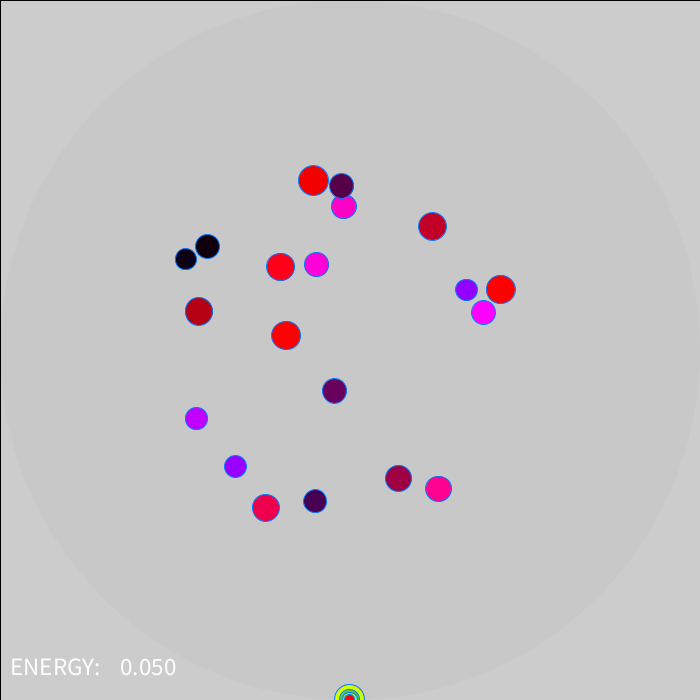
Frame 1 (no input)
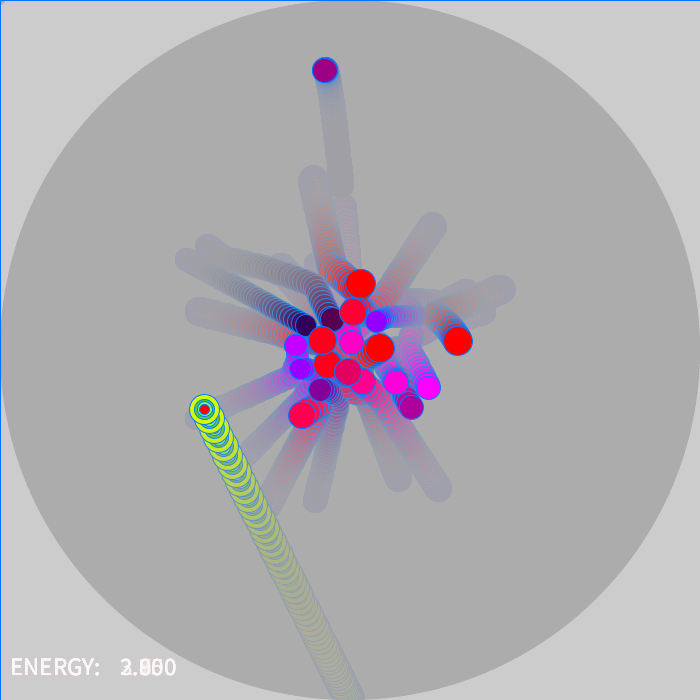
Frame 60 (the mouse pressed at the canvas centre just before this capture)
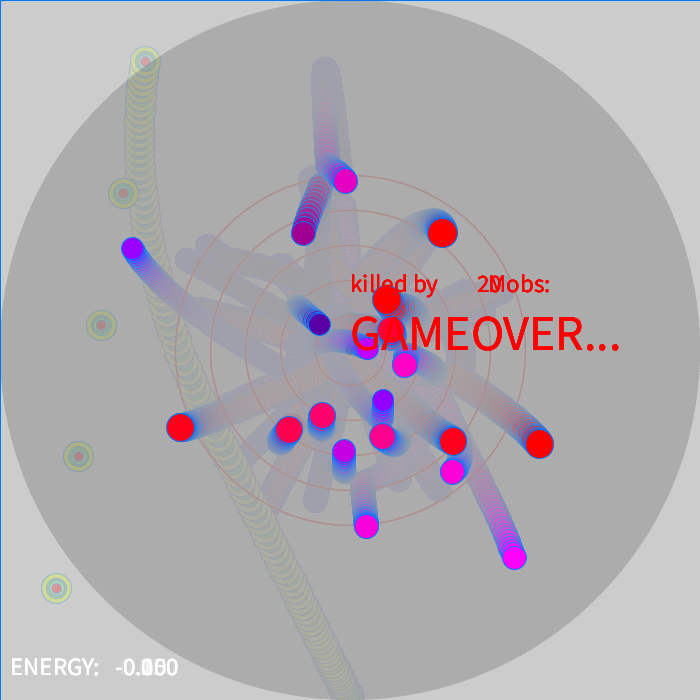
Frame 120 (the mouse held since frame 60 and released just before this capture)

The Processing sketch that drew these frames (run headless with seeded random() and noise(); from frame 60 on, the mouse is pressed at the canvas centre):

// Processing sketch: processing_185788
// ── processing_185788.pde

int Nb = 20;                          //Ball_bオブジェクトの数
int Nb_killed = 0;                    //場外のBall_bオブジェクトの数
Ball_b[] ball_bs = new Ball_b[Nb];    //Ball_bクラスのオブジェクトの配列
Ball_b player_ball;
Attractor_b B;                        //Attractorクラスのオブジェクト
Attractor_mouse A;                    //マウスの位置にAttractorクラスのオブジェクト
//dead_area D;
//////////////////
float G = 30.0;                       //重力定数
float impact_const = 35;
float BM_MAX = 30;                    //Bballの最大質量
float Bspeed_MAX = 6;                 //吹っ飛びすぎ防止のためBの速度制限
float player_ballMass = 30;           //プレイヤーballの重さ
float player_topspeed = 1.5;          //プレイヤーballの最高速度
float D;                              //Bball場外判定用
float Energy;                         //Bombオブジェクト使用のためのエネルギ(player専用)
float supply = 0.05;                  //エネルギー補給ペース（player）
/////////////////////////////
void setup(){
  size(700, 700);            //ウィンドウサイズ
  colorMode(HSB);            //カラーモードはHSB
  frameRate(60);

  for(int i = 0; i < Nb; i++){
    ball_bs[i] = new Ball_b(random(BM_MAX - 9, BM_MAX),random(0 + width/4, width - width/4), random(0 + height/4, height - height/4));  //オブジェクト生成
  }
  B = new Attractor_b();                    //オブジェクト生成
  A = new Attractor_mouse();                //オブジェクト生成
  player_ball = new Ball_b(player_ballMass, width/2, height);  //プレイヤーball生成
}
////////////////////////////////
void draw(){
  int time = millis();           //時間測定開始
  fill(200,20);                  //透明度指定
  rect(0,0,width,height);        //箱を描写  
  
  Energy += supply;              //エネルギーを補給(player)
  //print("ENERGY = ",Energy);      //デバック
  if(Energy >= 100){
    Energy = 100 ;       //エネルギー最大値
  }
  //////////////////////////テキスト表示
  fill(255, 2.5*Energy,255);
  textSize(25);
  text("ENERGY:",10,height-25);
  text(Energy,115,height-25);
  //////////////////////////
  
  A = new Attractor_mouse();     //オブジェクト生成(マウスの位置) 
  B.display();                   //Bのattractor表示
  A.display();                   //Aのattractor表示  
  
  for(int i = 0; i < Nb; i ++){
    PVector force = B.attract_b(ball_bs[i]);  //attractor_bがball_bs[i]へ及ぼす力
    ball_bs[i].applyForce_b(force);           //力を印加    
    
    PVector attack = player_ball.impact_Energy(ball_bs[i]);  //playerballが物体iに及ぼす力
    ball_bs[i].applyForce_b(attack);                    //物体iに力を印加
    attack.mult(-1.3);                                  //力の向きを反転，調整の為スケーリング
    player_ball.applyForce_b(attack);                   //playerballに力を印加
    ////////////////////////////////////////////////////bomb
    PVector explosion = A.bomb(ball_bs[i]);            //mouseから斥力ベクトル生成       
    ball_bs[i].applyForce_b(explosion);               //力を印加
    
    PVector b_explosion = A.mob_bomb(player_ball, ball_bs[i]);
    player_ball.applyForce_b(b_explosion);
    ////////////////////////////////////////////////////////
    
    for(int j = 0; j < Nb; j++){
      if(i != j){
        PVector force_m = ball_bs[j].impact_b(ball_bs[i]);  //物体jが物体iに及ぼす力を計算
        ball_bs[i].applyForce_b(force_m);
      }
    }
    ball_bs[i].update_b();                                //物体の状態を更新
    ball_bs[i].check_gameover(width/2,height/2,width/2);  //円の中にballがあるか判定．処理
    ball_bs[i].BS_top();                                  //最高速度処理
    ball_bs[i].display_b();                               //描写
    ball_bs[i].Count();                                   //場外ballカウント（クリアーの判断に使う）
    ///////////////////////////////クリア判定
    if(D == Nb){
      print("clear!");
      ball_bs[i].mass = 0;
      textSize(50);
      fill(50, 255,255);
      text("COMPLETE!",width/2,height/2);
      textSize(25);
      text("Destroy: ",width/2,height/2.4);
      text(Nb,width/2+width/4.8,height/2.4);
      text("Time(s): ",width/2, height/1.6);
      time =time /1000;
      text(time,width/2+width/4.8, height/1.6);
      noLoop();
      }
    }  
    
  ///////////player_ballオブジェクト
  PVector mouseforce = A.attract_mouse(player_ball);     //mouse方向の引力ベクトル生成       
  player_ball.applyForce_b(mouseforce);                  //力を印加
  //player_ball.to_mouse();                              //playerballをマウス方向へ動かすオブジェクト
  player_ball.update_b();                                //物体の状態を更新
  player_ball.check_gameover(width/2,height/2,width/2);  //ゲームオーバ処理
  player_ball.display_free();                            //ball_bとは違う色で描写
  if(player_ball.killed == 1){
    //print(" GameOver")                                   //デバック
    textSize(50);
    fill(255,255,255);
    text("GAMEOVER...",width/2,height/2);
    textSize(25);
    text("killed by          Mobs:",width/2,height/2.4);
    text(Nb,width/2+width/5.5,height/2.4);
  }
    //print("Dead_BF = ", D);                              //デバック
}
/////////////////////////////

class Ball_b{
  PVector location;        //位置
  PVector velocity;        //速度
  PVector acceleration;    //加速度
  float mass;              //質量
  float killed;            //場外判定
  float confirm = 0;       //場外判定（ストッパー）
  float b_Energy = random(0,50);    //敵用bombエネルギー
  float b_supply = 0.06;           //敵用補給割合
  
  Ball_b(float m, float x, float y){  //コンストラクタ
    mass = m;
    location = new PVector(x, y);
    velocity = new PVector(0, 0);
    acceleration = new PVector(0,0);
  }
  
  void applyForce_b(PVector force){  ////ニュートンの第２法則
    PVector f = PVector.div(force, mass); //力を受け取って質量で除算
    acceleration.add(f);                  //加速度に加算
  }
  
  PVector impact_b(Ball_b m){  //斥力，衝突判定
    PVector force = PVector.sub(location, m.location);
    float distance = force.mag();                //物体とattractorの距離を取得
    float distance_balls = mass/2 + m.mass/2;    //Bballの大きさ＝mass．衝突判定材料
    if(distance < distance_balls){  //ball同士が接触してれば
      force.normalize();                         //規格化（長さを１に）
      float strength = -(impact_const * mass * m.mass) / (distance * distance); //斥力
      force.mult(strength);                      //単位ベクトルに万有引力の大きさを書ける
    }
    if(distance > distance_balls){    
      force.mult(0);                  //距離が離れていれば斥力なし
    }
    return force;
     
  }
  
   PVector impact_Energy(Ball_b m){  //斥力，衝突判定,Player専用
    PVector force = PVector.sub(location, m.location);
    float distance = force.mag();                //物体とattractorの距離を取得
    float distance_balls = mass/2 + m.mass/2;    //Bballの大きさ＝mass．衝突判定材料
    if(distance < distance_balls){  //ball同士が接触してれば
      force.normalize();                         //規格化（長さを１に）
      float strength = -(impact_const * mass * m.mass) / (distance * distance); //斥力
      force.mult(strength);                      //単位ベクトルに万有引力の大きさを書ける
      m.b_Energy -= 15;                          //衝突の際，エネルギーを奪う
      Energy += 0.5;
    }
    if(distance > distance_balls){    
      force.mult(0);                  //距離が離れていれば斥力なし
    }
    return force;
     
  }
      
  
  void update_b(){  //状態更新
    velocity.add(acceleration);  //加速度を積分して速度に
    location.add(velocity);      //速度を積分して位置に
    acceleration.mult(0);        //加速度のクリア
    ///////////////////////////////bombのためのenergy更新
    b_Energy += b_supply;        //エネルギ補給
    if(b_Energy >= 100){
      b_Energy = 100;
    }
    //print("b_ENERGY = ",b_Energy);
  }
  
  void display_b(){  //ball_bのための画面表示
    stroke(150, 255, 255);
    fill(9*mass, 255, 20*b_Energy);
    ellipse(location.x, location.y, mass, mass);
    if(b_Energy >= 80){
      noFill();
      stroke(b_Energy * 20,255,255);
      ellipse(location.x,location.y,mass*1.5, mass*1.5);
    }
   // fill(100);
   // ellipse(location.x, location.y, mass/1.5, mass/1.5);
  }
  
  void display_free() {  //playerballのための画面表示
    stroke(150,255,255);
    fill(50, 255, 255);
    ellipse(location.x, location.y, mass, mass);
    fill(70, 200,200);
    ellipse(location.x, location.y, mass/1.5, mass/1.5);
    fill(80, 150, 255);
    ellipse(location.x, location.y, mass/2, mass/2);
    fill(255,255,255);
    ellipse(location.x, location.y, mass/3, mass/3);
  }
  
  void BS_top(){  //Bの速度制限
    if(velocity.mag() > Bspeed_MAX){
      velocity.mult(0);
    }
  }
  
  void to_mouse(){  //単純なballがマウスへ向かう処理（使ってない）
    PVector mouse = new PVector(mouseX, mouseY);
    PVector dir = PVector.sub(mouse,location);
    dir.normalize();
    dir.mult(0.6);
    acceleration = dir;
    velocity.add(acceleration);
    velocity.limit(player_topspeed);
    location.add(velocity);
  }
  
  
  void check_gameover(float R_x, float R_y, float R){ //gameover判定
    float RLocx = R_x;          //ゲームオーバー判定の中心座標(判定は円形)
    float RLocy = R_y;
    float Range = R;            //ゲームオーバー判定円の半径
    if((RLocx - location.x)*(RLocx - location.x) + (RLocy - location.y) * (RLocy -location.y) >= Range * Range){ 
      //ゲームオーバー判定円の外にballがあれば
      velocity.mult(-20);       //速度ゼロ
      killed = 1;      
    }
  }
  void Count(){  //場外に行ったらDカウンターを+1
    if(killed == 1 && confirm == 0 ){
      D += 1;
      confirm += 1;
    }
  }
}

class Attractor_b{  /////Attractorクラスの定義
  float mass;              //質量
  PVector location;        //位置
  //float Renge;           //半径
  
  Attractor_b(){  //コンストラクタ
  location = new PVector(width/2, height/2);    //位置は窓の中心
  mass = 1;
  }
  
  PVector attract_b(Ball_b m){  //引力
    PVector force = PVector.sub(location, m.location);  //物体とatractorの距離を取得
    float distance = 20;                                //固定値（円錐ポテンシャル）
    force.normalize();                                  //正規化
    float strength = (G * mass * m.mass ) / (distance * distance);  //斥力
    force.mult(strength);                               //単位ベクトルに万有引力の大きさをかける
    return force;
  }
  
  void display(){  ////表示
    noStroke();
    fill(20, 5);
    ellipse(location.x, location.y, width, height);
  }
}

class Attractor_mouse{  /////Attractorクラスの定義
  float mass;              //質量
  PVector location;        //位置
 // PVector loc_player;      //位置(prayer対象)
  //float Renge;           //半径
  
  Attractor_mouse(){  //コンストラクタ
  location = new PVector(mouseX, mouseY);    //位置は窓の中心
  mass = 1;
  }
    
  PVector attract_mouse(Ball_b m){  //引力
    PVector force = PVector.sub(location, m.location);  //物体とatractorの距離を取得
    //float distance = force.mag();                                //固定値（円錐ポテンシャル）
    float distance = 13;
    force.normalize();                                  //正規化
    float strength = (G * mass * m.mass) / (distance * distance);  //引力
    //float strength = 0.05;
    force.mult(strength);                               //単位ベクトルに万有引力の大きさをかける
    return force;
  }
  
  PVector bomb(Ball_b m){ //マウスを押したとき爆発(斥力)
    location = new PVector(mouseX, mouseY);
    mass = 1;
    PVector Explosion = PVector.sub(location, m.location);
    float BOMB = 500;                                        //爆発力
    float Range = width / 2;                                 //効果範囲
    float distance = 5;                                      //円錐ポテンシャル
    Explosion.normalize();
    float power = -(BOMB * mass * m.mass) / (distance * distance); //斥力
    Explosion.mult(power);
    if(mousePressed){
      if(Energy >= 0)                      //エネルギーがないと発動不可
       if(( location.x - m.location.x)*(location.x - m.location.x) + (location.y - m.location.y) * (location.y - m.location.y) <= Range * Range){ 
         noFill();
         stroke(255,255,255);
         ellipse(location.x, location.y, Range , Range);
         ellipse(location.x, location.y, Range*0.8 , Range*0.8);
         ellipse(location.x, location.y, Range*0.6 , Range*0.6);
         ellipse(location.x, location.y, Range*0.4 , Range*0.4);
         ellipse(location.x, location.y, Range*0.2 , Range*0.2);
         Energy += -1;                     //エネルギー消費
         return Explosion;                 //爆発を与える
       }
    }
    Explosion.mult(0);                     //クリックが無ければ斥力０
    return Explosion;
  }
  
  PVector mob_bomb(Ball_b player,Ball_b m){ //敵mobが斥力発生
    mass = 1;                               //おもさ(意味ないね)
    PVector b_Explosion = PVector.sub(player.location, m.location);  //playerにむけてのベクトル
    float b_BOMB = 10;                     //爆発力
    float b_Range = width / 4;              //爆発範囲
    float b_distance = 5;                   //円錐ポテンシャル
    b_Explosion.normalize();                //正規化
    float b_power = (b_BOMB * player.mass * m.mass)/(b_distance * b_distance);  //斥力，爆発力
    b_Explosion.mult(b_power);
    if(m.b_Energy >= 100){
        noFill();
        stroke(70,255,255);
        ellipse(m.location.x, m.location.y, b_Range , b_Range);
        ellipse(m.location.x, m.location.y, b_Range*0.8 , b_Range*0.8);
        ellipse(m.location.x, m.location.y, b_Range*0.6 , b_Range*0.6);
        ellipse(m.location.x, m.location.y, b_Range*0.4 , b_Range*0.4);
        ellipse(m.location.x, m.location.y, b_Range*0.2 , b_Range*0.2);
        m.b_Energy += -100;
        if(( m.location.x - player.location.x)*(m.location.x - player.location.x) + (m.location.y - player.location.y) * (m.location.y - player.location.y) <= b_Range * b_Range){ 
          return b_Explosion;
        }
        b_Explosion.mult(0);
        return b_Explosion;
    }
    b_Explosion.mult(0);
    return b_Explosion;
  }
  
  void display(){  ////表示
    noStroke();
    fill(20, 5);
    ellipse(location.x, location.y, 10, 10);
  }
}

    
  
